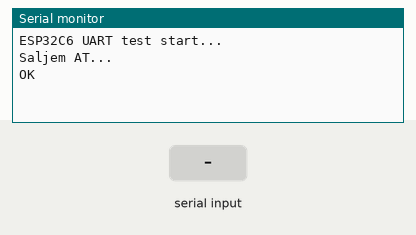
Simulated run of this sketch. Board: ESP32-C6. Shown: the last lines printed to the serial monitor. The inputs (shaded band) are chosen by the test bench. The modem accepts every AT command (registered, SIM ready, sends succeed) and sends nothing else.

Above: at 2.7 s.
2.8 s: "1" received over the second serial link
At 2.96 s:
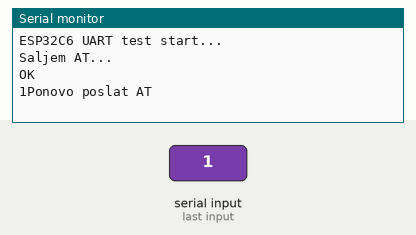
4.3 s: "0" received over the second serial link
At 5.4 s:
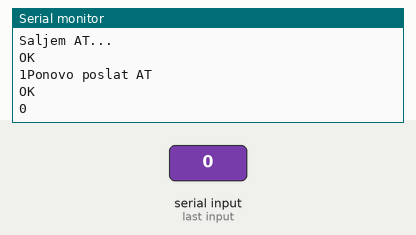
5.8 s: "2" received over the second serial link
At 5.96 s:
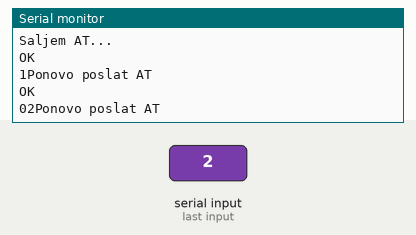

The sketch:

main.ino
```cpp
HardwareSerial RAK(1);  //UART1

void setup() {
  Serial.begin(115200);
  delay(500);
  Serial.println("ESP32C6 UART test start...");

  //PINS: RX=4, TX=5
  RAK.begin(115200, SERIAL_8N1, 4, 5);

  delay(1000);
  Serial.println("Saljem AT...");
  RAK.println("AT");
}

void loop() {
  while (RAK.available()) {
    char c = RAK.read();
    Serial.write(c); // prikazi odgovor iz RAK-a
  }

  // periodično šalji AT svake 3 sekunde
  static unsigned long lastSend = 0;
  if (millis() - lastSend > 3000) {
    RAK.println("AT");
    Serial.println("Ponovo poslat AT");
    lastSend = millis();
  }
}
```

Measured:
- after the input at 2.8 s, the serial monitor: prints a new line at once (image 1)
- after the input at 4.3 s, the serial monitor: prints a new line at once (image 2)
- after the input at 5.8 s, the serial monitor: prints a new line at once (image 3)
